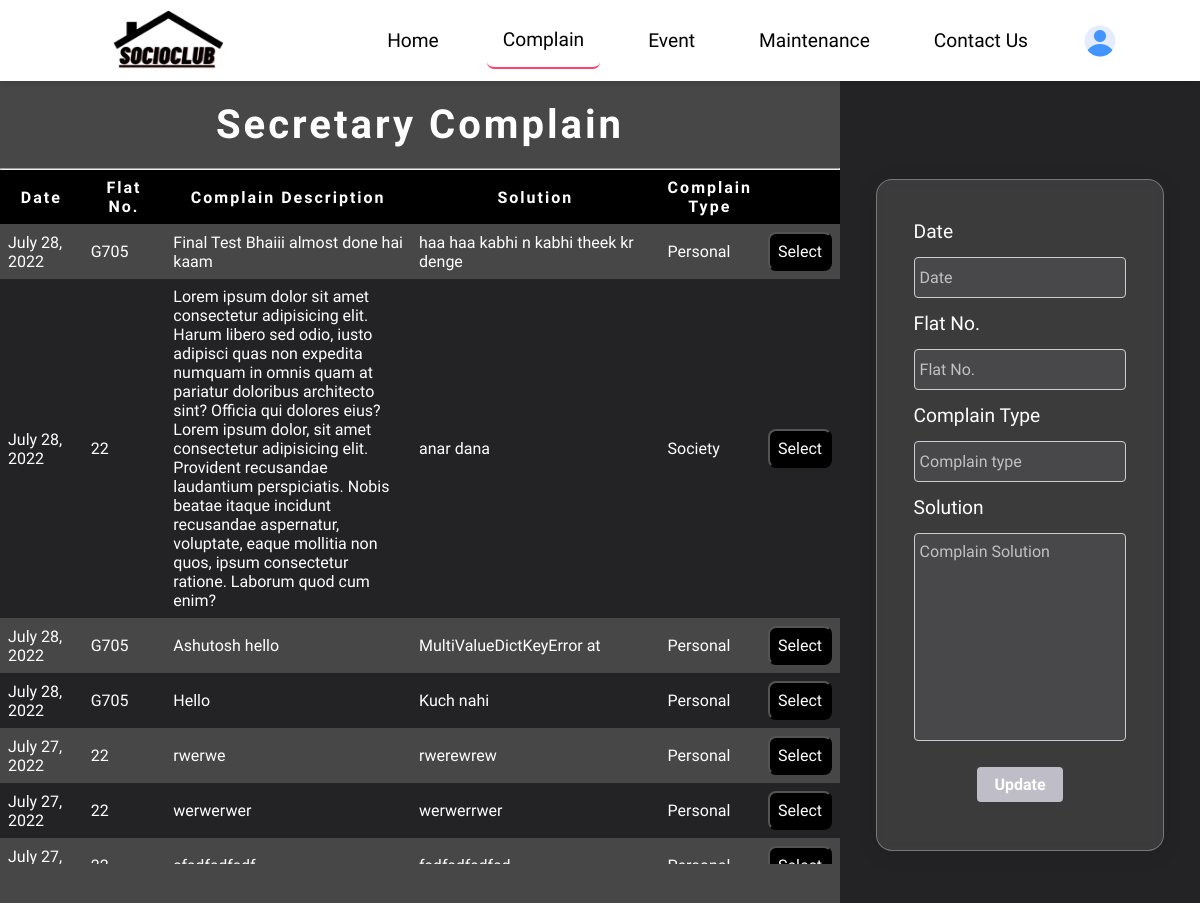
Page /sec_complain/ (signed in) on the earlier database version.
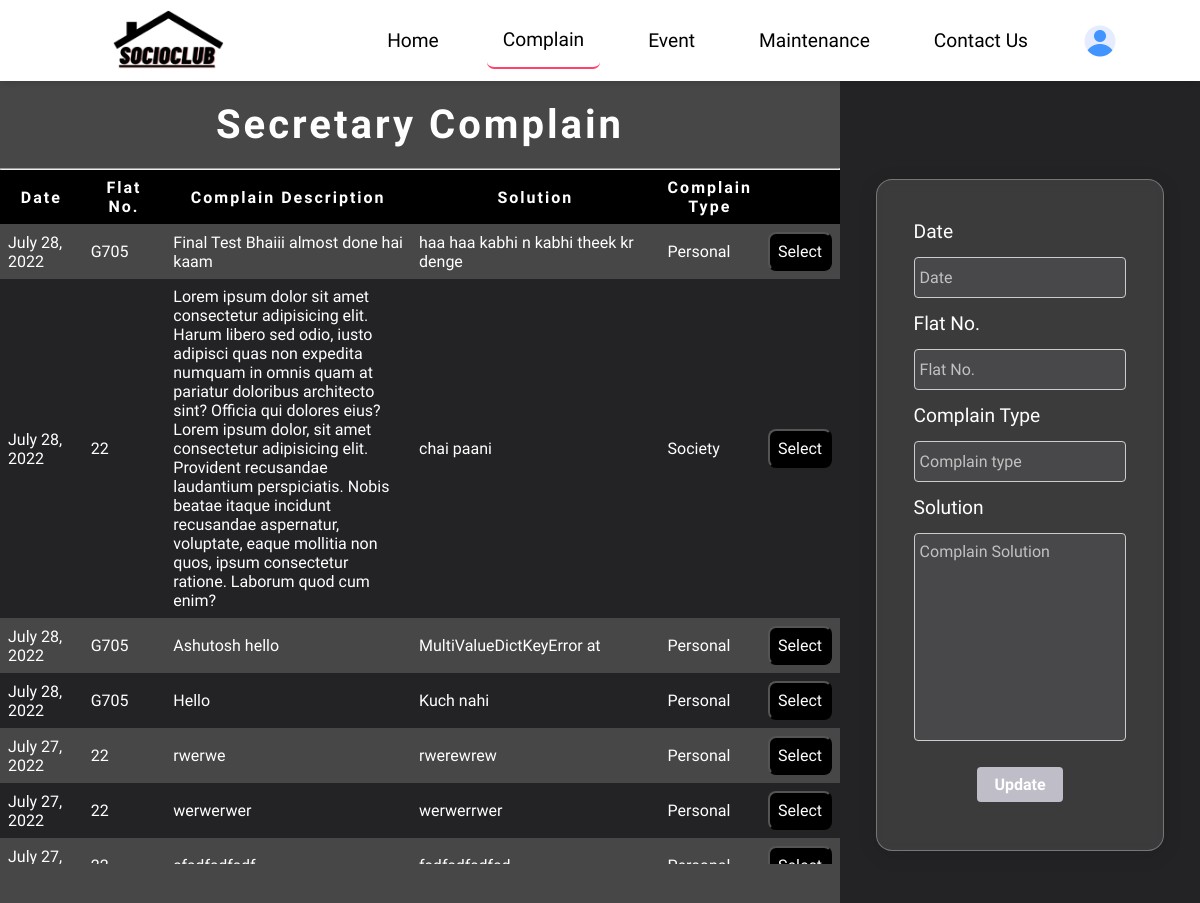
Same page on the later database version.
### user_data/models.py (models this page shows, shortened)
class Complain(models.Model):
    society_name = models.ForeignKey(Society, on_delete=models.CASCADE)
    complain_user = models.ForeignKey(User, on_delete=models.CASCADE)
    flat = models.ForeignKey(Flatno, on_delete=models.CASCADE)
    complain_title = models.CharField(max_length=50)
    complain_type = models.CharField(max_length=15)
    complain_description = models.TextField(max_length=500)
    complain_solution = models.TextField(max_length=500)
    complain_date = models.DateField()
    complain_status = models.BooleanField(null = False, default = False)

class Flatno (models.Model):
    flat = models.CharField(max_length=10)
    society_name = models.ForeignKey(Society, on_delete=models.CASCADE)
    owner = models.ForeignKey(User, on_delete=models.CASCADE)
    def __str__(self):
        return str(self.flat)

### SocioClub/views.py (the view)
# urls.py: path('sec_complain/', views.sec_complain , name = "sec_complain"),
@login_required(login_url='login')
def sec_complain(request):
    user_type = User_Detail.objects.get(user=request.user)
    if user_type.user_type == 1:
        return redirect('index')
    society_name = User_Detail.objects.get(user = request.user).society_name
    complains_data = Complain.objects.filter(society_name=society_name).order_by('-id')
    return render (request , "sec-complain.html", {'complains':complains_data, 'user_type':user_type})

### templates/sec-complain.html (shortened to what this page needs)
{% extends "base.html" %}
{% load static %}
{% url 'login' as login %}
{%block cssblock%}
<link rel="stylesheet" href="{% static 'css/sec-complain.css'%}">
{%endblock%}
{% block mainblock %}
<div class="sec-container">
    <div class="sec-left">
        <h3>Secretary Complain</h3>
        <hr>
        <div class="only-table-main">
            <table>
                <thead>
                    <tr>
                        <th class="th-1">Date</th>
                        <th class="th-2">Flat No. </th>
                        <th class="th-3">Complain Description </th>
                        <th class="th-4">Solution</th>
                        <th class="th-5">Complain Type</th>
                        <th></th>
                    </tr>
                </thead>
                <tbody>
                    {%if complains%}
                    {% for c in complains %}
                    <tr>
                        <td data-column="Date">{{c.complain_date}}</td>
                        <td data-column="Flat Name">{{c.flat}}</td>
                        <td data-column="Complain Description">{{c.complain_description}}</td>
                        <td data-column="Solution">{{c.complain_solution}}</td>
                        <td data-column="Complain Type">{{c.complain_type}}</td>
                        <td> <button class="select-btn"
                                onclick="select_complain('{{c.id}}','{{c.complain_date}}' , '{{c.flat}}' ,'{{c.complain_type}}')">Select</button>
                        </td>
                    </tr>
                    {% endfor %}
                    {%else%}
                    <td data-column="Date">No Records Found</td>
                    <td data-column="Flat no">No Records Found</td>
                    <td data-column="Complain Decription">No Records Found</td>
                    <td data-column="Solution">No Records Found</td>
                    <td data-column="Complain Type">No Records Found</td>
                    {%endif%}
                </tbody>
            </table>
        </div>
    </div>
    <div class="sec-right">
        <div class="sec-right-form">
            <form action="{% url 'sec_complain' %}" method="POST" id="update_form">
                <label>Date</label>
                <input type="text" placeholder="Date" name="complain_date" id="complain_date" readonly>
                <label>Flat No.</label>
                <input type="text" placeholder="Flat No." name="complain_flat" id="complain_flat" readonly>
                <label>Complain Type</label>
                <input type="text" placeholder="Complain type" name="complain_type" id="complain_type" readonly>
                <label>Solution</label>
                <textarea id="complain_solution" name="complain_solution" rows="10" placeholder="Complain Solution"
                    maxlength="500" required  ></textarea>
                <div class="add-update">
                    <input type="submit" value="Update">
                </div>
            </form>
        </div>
    </div>
</div>
{% endblock %}

Differences in the rows shown:
changed Complain "Society": complain_solution "anar dana" → "chai paani"
